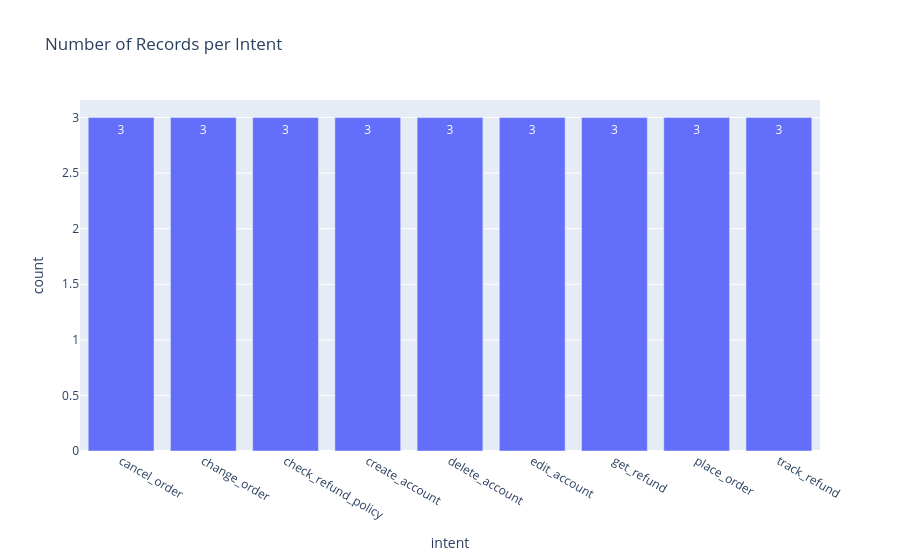

Source (notebook cell):
### Code cell
plot_number_records_per_intent(test1_df)
test1_df

### Figure 1 — Plotly figure (JSON) as saved in the notebook; plotly's stock layout.template omitted (floating-point values rounded to 4 significant figures)
{"data": [{"hovertemplate": "intent=%{x}<br>count=%{y}<extra></extra>", "legendgroup": "", "marker": {"color": "#636efa", "pattern": {"shape": ""}}, "name": "", "orientation": "v", "showlegend": false, "textposition": "auto", "texttemplate": "%{y}", "type": "bar", "x": ["cancel_order", "change_order", "check_refund_policy", "create_account", "delete_account", "edit_account", "get_refund", "place_order", "track_refund"], "xaxis": "x", "y": [3, 3, 3, 3, 3, 3, 3, 3, 3], "yaxis": "y"}], "layout": {"barmode": "relative", "legend": {"tracegroupgap": 0}, "title": {"text": "Number of Records per Intent"}, "xaxis": {"anchor": "y", "domain": [0, 1], "title": {"text": "intent"}}, "yaxis": {"anchor": "x", "domain": [0, 1], "title": {"text": "count"}}}}
